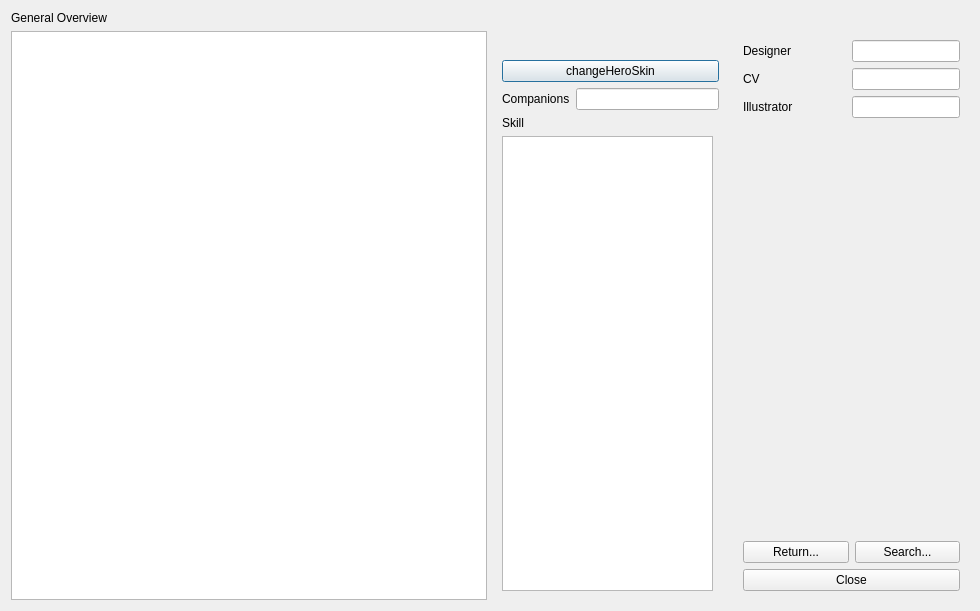
<?xml version="1.0" encoding="UTF-8"?>
<ui version="4.0">
 <class>GeneralOverview</class>
 <widget class="QDialog" name="GeneralOverview">
  <property name="windowModality">
   <enum>Qt::NonModal</enum>
  </property>
  <property name="geometry">
   <rect>
    <x>0</x>
    <y>0</y>
    <width>980</width>
    <height>611</height>
   </rect>
  </property>
  <property name="minimumSize">
   <size>
    <width>945</width>
    <height>550</height>
   </size>
  </property>
  <property name="baseSize">
   <size>
    <width>0</width>
    <height>0</height>
   </size>
  </property>
  <property name="windowTitle">
   <string>General Overview</string>
  </property>
  <property name="styleSheet">
   <string notr="true"/>
  </property>
  <layout class="QGridLayout" name="gridLayout">
   <item row="1" column="1">
    <layout class="QHBoxLayout" name="horizontalLayout">
     <item>
      <widget class="QFrame" name="frame">
       <layout class="QVBoxLayout" name="verticalLayout_2">
        <item>
         <widget class="QLabel" name="generalPhoto">
          <property name="text">
           <string/>
          </property>
          <property name="pixmap">
           <pixmap>../image/generals/card/caocao.jpg</pixmap>
          </property>
         </widget>
        </item>
        <item>
         <widget class="QPushButton" name="changeHeroSkinButton">
          <property name="text">
           <string>changeHeroSkin</string>
          </property>
         </widget>
        </item>
        <item>
         <layout class="QHBoxLayout" name="companionsLayout">
          <item>
           <widget class="QLabel" name="companionsLabel">
            <property name="text">
             <string>Companions</string>
            </property>
           </widget>
          </item>
          <item>
           <widget class="QLineEdit" name="companionsLineEdit">
            <property name="alignment">
             <set>Qt::AlignRight|Qt::AlignTrailing|Qt::AlignVCenter</set>
            </property>
            <property name="readOnly">
             <bool>true</bool>
            </property>
           </widget>
          </item>
         </layout>
        </item>
        <item>
         <widget class="QLabel" name="skillLabel">
          <property name="text">
           <string>Skill</string>
          </property>
         </widget>
        </item>
        <item>
         <widget class="QTextEdit" name="skillTextEdit">
          <property name="maximumSize">
           <size>
            <width>211</width>
            <height>16777215</height>
           </size>
          </property>
          <property name="readOnly">
           <bool>true</bool>
          </property>
         </widget>
        </item>
       </layout>
      </widget>
     </item>
     <item>
      <widget class="QFrame" name="frame2">
       <layout class="QVBoxLayout" name="verticalLayout_3">
        <item>
         <layout class="QVBoxLayout" name="verticalLayout">
          <item>
           <layout class="QHBoxLayout" name="horizontalLayout_4">
            <item>
             <widget class="QLabel" name="designerLabel">
              <property name="sizePolicy">
               <sizepolicy hsizetype="Expanding" vsizetype="Fixed">
                <horstretch>0</horstretch>
                <verstretch>0</verstretch>
               </sizepolicy>
              </property>
              <property name="text">
               <string>Designer</string>
              </property>
             </widget>
            </item>
            <item>
             <widget class="QLineEdit" name="designerLineEdit">
              <property name="sizePolicy">
               <sizepolicy hsizetype="Expanding" vsizetype="Fixed">
                <horstretch>0</horstretch>
                <verstretch>0</verstretch>
               </sizepolicy>
              </property>
              <property name="alignment">
               <set>Qt::AlignRight|Qt::AlignTrailing|Qt::AlignVCenter</set>
              </property>
              <property name="readOnly">
               <bool>true</bool>
              </property>
             </widget>
            </item>
           </layout>
          </item>
          <item>
           <layout class="QHBoxLayout" name="horizontalLayout_3">
            <item>
             <widget class="QLabel" name="cvLabel">
              <property name="sizePolicy">
               <sizepolicy hsizetype="Expanding" vsizetype="Fixed">
                <horstretch>0</horstretch>
                <verstretch>0</verstretch>
               </sizepolicy>
              </property>
              <property name="text">
               <string>CV</string>
              </property>
             </widget>
            </item>
            <item>
             <widget class="QLineEdit" name="cvLineEdit">
              <property name="sizePolicy">
               <sizepolicy hsizetype="Expanding" vsizetype="Fixed">
                <horstretch>0</horstretch>
                <verstretch>0</verstretch>
               </sizepolicy>
              </property>
              <property name="frame">
               <bool>true</bool>
              </property>
              <property name="alignment">
               <set>Qt::AlignRight|Qt::AlignTrailing|Qt::AlignVCenter</set>
              </property>
              <property name="readOnly">
               <bool>true</bool>
              </property>
             </widget>
            </item>
           </layout>
          </item>
          <item>
           <layout class="QHBoxLayout" name="horizontalLayout_5">
            <item>
             <widget class="QLabel" name="illustratorLabel">
              <property name="sizePolicy">
               <sizepolicy hsizetype="Expanding" vsizetype="Fixed">
                <horstretch>0</horstretch>
                <verstretch>0</verstretch>
               </sizepolicy>
              </property>
              <property name="text">
               <string>Illustrator</string>
              </property>
             </widget>
            </item>
            <item>
             <widget class="QLineEdit" name="illustratorLineEdit">
              <property name="sizePolicy">
               <sizepolicy hsizetype="Expanding" vsizetype="Fixed">
                <horstretch>0</horstretch>
                <verstretch>0</verstretch>
               </sizepolicy>
              </property>
              <property name="frame">
               <bool>true</bool>
              </property>
              <property name="alignment">
               <set>Qt::AlignRight|Qt::AlignTrailing|Qt::AlignVCenter</set>
              </property>
              <property name="readOnly">
               <bool>true</bool>
              </property>
             </widget>
            </item>
           </layout>
          </item>
         </layout>
        </item>
        <item>
         <widget class="QScrollArea" name="scrollArea">
          <property name="sizePolicy">
           <sizepolicy hsizetype="Preferred" vsizetype="Expanding">
            <horstretch>0</horstretch>
            <verstretch>0</verstretch>
           </sizepolicy>
          </property>
          <property name="maximumSize">
           <size>
            <width>271</width>
            <height>16777215</height>
           </size>
          </property>
          <property name="frameShape">
           <enum>QFrame::NoFrame</enum>
          </property>
          <property name="widgetResizable">
           <bool>true</bool>
          </property>
          <widget class="QWidget" name="scrollAreaWidgetContents">
           <property name="geometry">
            <rect>
             <x>0</x>
             <y>0</y>
             <width>217</width>
             <height>347</height>
            </rect>
           </property>
          </widget>
         </widget>
        </item>
        <item>
         <layout class="QHBoxLayout" name="horizontalLayout_6">
          <item>
           <widget class="QPushButton" name="returnButton">
            <property name="text">
             <string>Return...</string>
            </property>
           </widget>
          </item>
          <item>
           <widget class="QPushButton" name="searchButton">
            <property name="text">
             <string>Search...</string>
            </property>
           </widget>
          </item>
         </layout>
        </item>
        <item>
         <widget class="QPushButton" name="closeButton">
          <property name="text">
           <string>Close</string>
          </property>
         </widget>
        </item>
       </layout>
      </widget>
     </item>
    </layout>
   </item>
   <item row="1" column="0">
    <widget class="QTableView" name="tableView">
     <property name="editTriggers">
      <set>QAbstractItemView::NoEditTriggers</set>
     </property>
     <property name="selectionMode">
      <enum>QAbstractItemView::SingleSelection</enum>
     </property>
     <property name="selectionBehavior">
      <enum>QAbstractItemView::SelectRows</enum>
     </property>
     <property name="iconSize">
      <size>
       <width>20</width>
       <height>20</height>
      </size>
     </property>
    </widget>
   </item>
   <item row="0" column="0">
    <widget class="QLabel" name="titleLabel">
     <property name="text">
      <string>General Overview</string>
     </property>
    </widget>
   </item>
  </layout>
 </widget>
 <resources/>
 <connections/>
</ui>
